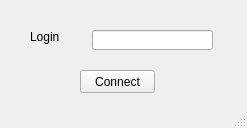
<?xml version="1.0" encoding="UTF-8"?>
<ui version="4.0">
 <class>MainWindow</class>
 <widget class="QMainWindow" name="MainWindow">
  <property name="geometry">
   <rect>
    <x>0</x>
    <y>0</y>
    <width>247</width>
    <height>128</height>
   </rect>
  </property>
  <property name="windowTitle">
   <string>MainWindow</string>
  </property>
  <widget class="QWidget" name="centralwidget">
   <widget class="QLabel" name="label">
    <property name="geometry">
     <rect>
      <x>30</x>
      <y>30</y>
      <width>47</width>
      <height>14</height>
     </rect>
    </property>
    <property name="text">
     <string>Login</string>
    </property>
   </widget>
   <widget class="QLineEdit" name="loginEdit">
    <property name="geometry">
     <rect>
      <x>92</x>
      <y>30</y>
      <width>121</width>
      <height>20</height>
     </rect>
    </property>
   </widget>
   <widget class="QPushButton" name="connectBtn">
    <property name="geometry">
     <rect>
      <x>80</x>
      <y>70</y>
      <width>75</width>
      <height>23</height>
     </rect>
    </property>
    <property name="text">
     <string>Connect</string>
    </property>
   </widget>
  </widget>
  <widget class="QStatusBar" name="statusbar"/>
 </widget>
 <resources/>
 <connections/>
</ui>
